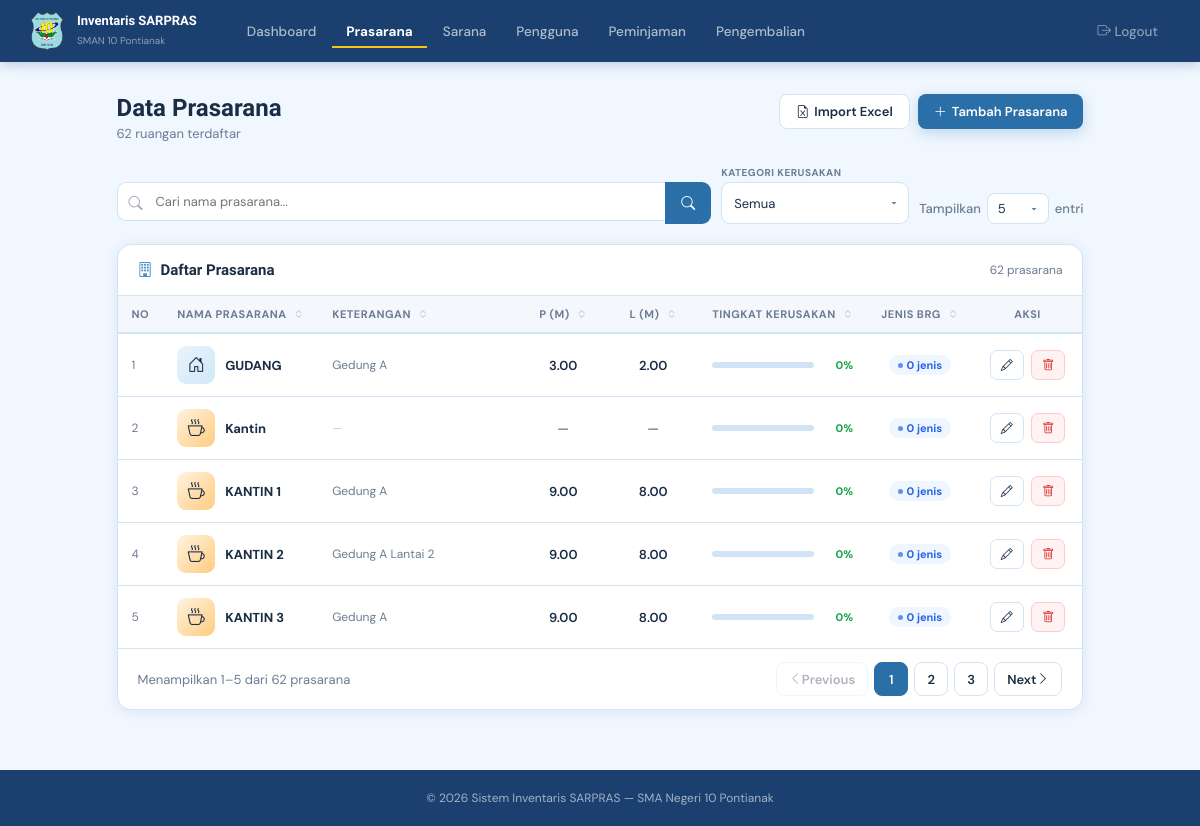
The app's page /admin/ruangan.php (signed in) with its own data.
### tables this page shows
CREATE TABLE `ruangan` (
  `id_ruangan` int NOT NULL,
  `nama_ruangan` varchar(75) NOT NULL,
  `keterangan` text,
  `foto` varchar(255) DEFAULT NULL,
  `panjang` decimal(8,2) DEFAULT NULL,
  `lebar` decimal(8,2) DEFAULT NULL,
  `persentase_kerusakan` decimal(5,2) DEFAULT '0.00'
);

### admin/ruangan.php (the view, shortened to what this page needs)
<?php
require_once "../config/koneksi.php";
$search = isset($_GET['q']) ? trim(mysqli_real_escape_string($conn, $_GET['q'])) : '';
$filter_kerusakan = isset($_GET['kerusakan']) && in_array($_GET['kerusakan'],
    ['baik','ringan','sedang','berat']) ? $_GET['kerusakan'] : '';
$valid_per_page = [5,10,20,25,50,100];
$per_page = isset($_GET['per_page']) && in_array((int)$_GET['per_page'],$valid_per_page) ? (int)$_GET['per_page'] : 5;
$page     = max(1, (int)($_GET['page'] ?? 1));
$where = "WHERE 1=1";
$total       = mysqli_fetch_assoc(mysqli_query($conn,
    "SELECT COUNT(*) as t FROM ruangan r $where"))['t'];
$total_pages = max(1, ceil($total / $per_page));
$page        = min($page, $total_pages);
$offset      = ($page - 1) * $per_page;
$ruangan_q = mysqli_query($conn, "
    SELECT r.id_ruangan, r.nama_ruangan, r.keterangan, r.foto,
           r.panjang, r.lebar, r.persentase_kerusakan,
           COUNT(b.id_barang) as jml_barang,
           COALESCE(SUM(b.jumlah),0) as total_jumlah,
           COALESCE(SUM(b.jumlah_laik),0) as total_laik,
           COALESCE(SUM(b.jumlah_tidak_laik),0) as total_tidak_laik
    FROM ruangan r
    LEFT JOIN barang b ON r.id_ruangan = b.id_ruangan
    $where
    GROUP BY r.id_ruangan, r.nama_ruangan, r.keterangan, r.foto,
             r.panjang, r.lebar, r.persentase_kerusakan
    ORDER BY r.nama_ruangan ASC
    LIMIT $per_page OFFSET $offset
");
$ruangan_list = [];
while ($r = mysqli_fetch_assoc($ruangan_q)) $ruangan_list[] = $r;
$pending_count = mysqli_fetch_assoc(mysqli_query($conn,
    "SELECT COUNT(*) as t FROM pengguna WHERE status='pending'"))['t'];
$pm_menunggu   = mysqli_fetch_assoc(mysqli_query($conn,
    "SELECT COUNT(*) as t FROM peminjaman WHERE status='menunggu'"))['t'];
?>
<!DOCTYPE html>
<html lang="id">
<head>
  <link href="https://cdn.jsdelivr.net/npm/bootstrap-icons@1.11.1/font/bootstrap-icons.css" rel="stylesheet">
</head>
<body>
<nav class="navbar">
  <a href="dashboard.php" class="nav-brand">
    <img src="../assets/logo.png" alt="Logo">
    <div class="nav-brand-text">
      <strong>Inventaris SARPRAS</strong>
      <span>SMAN 10 Pontianak</span>
    </div>
  </a>
  <div class="nav-links">
    <a href="dashboard.php"    class="nav-link">Dashboard</a>
    <a href="ruangan.php"      class="nav-link active">Prasarana</a>
    <a href="barang.php"       class="nav-link">Sarana</a>
    <a href="pengguna.php"     class="nav-link">
      Pengguna<?php if ($pending_count > 0): ?><span class="nav-badge"><?= $pending_count ?></span><?php endif; ?>
    </a>
    <a href="peminjaman.php"   class="nav-link">
      Peminjaman<?php if ($pm_menunggu > 0): ?><span class="nav-badge"><?= $pm_menunggu ?></span><?php endif; ?>
    </a>
    <a href="pengembalian.php" class="nav-link">Pengembalian</a>
    <a href="../auth/logout.php" class="nav-link logout"><i class="bi bi-box-arrow-right"></i> Logout</a>
  </div>
</nav>
<div class="page-wrapper">
  <div class="page-header">
    <div>
      <div class="page-title">Data Prasarana</div>
      <div class="page-sub"><?= $total ?> ruangan terdaftar</div>
    </div>
    <div style="display:flex;gap:8px;flex-wrap:wrap;">
      <button class="btn btn-secondary" onclick="openImportModal()">
        <i class="bi bi-file-earmark-excel"></i> Import Excel
      </button>
      <button class="btn btn-primary" onclick="openAddModal()">
        <i class="bi bi-plus-lg"></i> Tambah Prasarana
      </button>
    </div>
  </div>
  <div class="toolbar">
    <form method="GET" id="searchFormRuangan" style="display:flex;gap:0;flex:1;min-width:200px;">
      <div class="search-wrap-inner">
        <input type="text" name="q" id="searchInputRuangan" class="search-input"
               placeholder="Cari nama prasarana..."
               value="<?= htmlspecialchars($search) ?>">
      </div>
      <button type="submit" class="btn-search"><i class="bi bi-search"></i></button>
    </form>
    <form method="GET" id="filterFormRuangan" style="display:contents;">
      <div class="filter-group">
        <span class="filter-label">Kategori Kerusakan</span>
        <select name="kerusakan" class="filter-select" onchange="this.form.submit()">
          <option value="">Semua</option>
        </select>
      </div>
      <div style="margin-left:auto;display:flex;align-items:center;gap:6px;align-self:flex-end;">
        <span class="show-entries-label">Tampilkan</span>
        <select class="show-entries-select" name="per_page" onchange="this.form.submit()">
          <option value="5"   <?= $per_page==5?'selected':'' ?>>5</option>
        </select>
        <span class="show-entries-label">entri</span>
      </div>
    </form>
  </div>
  <div class="card">
    <div class="card-header">
      <div class="card-title"><i class="bi bi-building"></i> Daftar Prasarana</div>
      <span style="font-size:12px;color:var(--muted);"><?= number_format($total) ?> prasarana</span>
    </div>
    <div class="table-wrap">
      <table class="inv-table" id="ruanganTable">
        <thead>
          <tr>
            <th style="width:44px;">No</th>
            <th onclick="sortTable(1)" id="th1">Nama Prasarana <span class="sort-icon bi bi-chevron-expand"></span></th>
            <th onclick="sortTable(2)" id="th2" style="width:200px;">Keterangan <span class="sort-icon bi bi-chevron-expand"></span></th>
            <th onclick="sortTable(3)" id="th3" style="width:90px;text-align:center;">P (m) <span class="sort-icon bi bi-chevron-expand"></span></th>
            <th onclick="sortTable(4)" id="th4" style="width:90px;text-align:center;">L (m) <span class="sort-icon bi bi-chevron-expand"></span></th>
            <th onclick="sortTable(5)" id="th5" style="width:160px;">Tingkat Kerusakan <span class="sort-icon bi bi-chevron-expand"></span></th>
            <th onclick="sortTable(7)" id="th7" style="width:100px;text-align:center;">Jenis Brg <span class="sort-icon bi bi-chevron-expand"></span></th>
            <th style="width:110px;text-align:center;">Aksi</th>
          </tr>
        </thead>
        <tbody>
          <?php foreach ($ruangan_list as $i => $room):
            $nm = strtolower($room['nama_ruangan']);
            if      (str_contains($nm,'perpustakaan'))                        { $ikon='<i class="bi bi-book"></i>'; $grad='135deg,#FFF8E1,#FFE082'; }
            elseif  (str_contains($nm,'laborator'))                           { $ikon='<i class="bi bi-activity"></i>'; $grad='135deg,#E8F5E9,#A5D6A7'; }
            elseif  (str_contains($nm,'olahraga')||str_contains($nm,'gym'))   { $ikon='<i class="bi bi-dribbble"></i>'; $grad='135deg,#E3F2FD,#90CAF9'; }
            elseif  (str_contains($nm,'guru'))                                { $ikon='<i class="bi bi-people"></i>'; $grad='135deg,#F3E5F5,#CE93D8'; }
            elseif  (str_contains($nm,'kepala'))                              { $ikon='<i class="bi bi-bank"></i>'; $grad='135deg,#FBE9E7,#FFAB91'; }
            elseif  (str_contains($nm,'tata usaha')||str_contains($nm,'tu'))  { $ikon='<i class="bi bi-clipboard-data"></i>'; $grad='135deg,#E8EAF6,#9FA8DA'; }
            elseif  (str_contains($nm,'komputer'))                            { $ikon='<i class="bi bi-pc-display"></i>'; $grad='135deg,#E0F7FA,#80DEEA'; }
            elseif  (str_contains($nm,'aula'))                                { $ikon='<i class="bi bi-mic"></i>'; $grad='135deg,#FCE4EC,#F48FB1'; }
            elseif  (str_contains($nm,'kantin'))                              { $ikon='<i class="bi bi-cup-hot"></i>'; $grad='135deg,#FFF3E0,#FFCC80'; }
            elseif  (str_contains($nm,'mushola')||str_contains($nm,'masjid')) { $ikon='<i class="bi bi-moon-stars"></i>'; $grad='135deg,#E8F5E9,#81C784'; }
            elseif  (str_contains($nm,'waka')||str_contains($nm,'wakil'))     { $ikon='<i class="bi bi-building"></i>'; $grad='135deg,#E3F2FD,#64B5F6'; }
            else                                                               { $ikon='<i class="bi bi-house-door"></i>'; $grad='135deg,#EAF3FC,#D0E8F8'; }
            $no = ($page - 1) * $per_page + $i + 1;
            $persen = (float)($room['persentase_kerusakan'] ?? 0);
            if ($persen == 0)       { $rusak_cls='rusak-0';   $bar_color='#16A34A'; }
            elseif ($persen <= 30)  { $rusak_cls='rusak-low'; $bar_color='#D97706'; }
            elseif ($persen <= 45)  { $rusak_cls='rusak-mid'; $bar_color='#EA580C'; }
            else                    { $rusak_cls='rusak-high';$bar_color='#DC2626'; }
            $room_js = htmlspecialchars(json_encode([
              'id'         => $room['id_ruangan'],
              'nama'       => $room['nama_ruangan'],
              'keterangan' => $room['keterangan'] ?? '',
              'foto'       => $room['foto'] ?? '',
              'panjang'    => $room['panjang'] ?? '',
              'lebar'      => $room['lebar'] ?? '',
              'persentase' => $room['persentase_kerusakan'] ?? 0,
            ]), ENT_QUOTES);
          ?>
          <tr onclick="window.location='barang.php?ruangan=<?= $room['id_ruangan'] ?>&nama=<?= urlencode($room['nama_ruangan']) ?>'">
            <td style="color:var(--muted);font-size:12px;"><?= $no ?></td>
            <td>
              <div class="td-room">
                <div class="td-thumb" style="background:linear-gradient(<?= $grad ?>);">
                  <?php if (!empty($room['foto'])): ?>
                    <img src="../assets/ruangan/<?= htmlspecialchars($room['foto']) ?>" alt="">
                  <?php else: ?>
                    <?= $ikon ?>
                  <?php endif; ?>
                </div>
                <div>
                  <div class="td-name"><?= htmlspecialchars($room['nama_ruangan']) ?></div>
                </div>
              </div>
            </td>
            <td>
              <div style="font-size:12px;color:var(--muted);max-width:180px;overflow:hidden;text-overflow:ellipsis;white-space:nowrap;">
                <?= $room['keterangan'] ? htmlspecialchars($room['keterangan']) : '<span style="color:#C0CCE0;">—</span>' ?>
              </div>
            </td>
            <td style="text-align:center;font-weight:600;font-size:13px;"><?= $room['panjang'] ?: '<span style="color:var(--muted);">—</span>' ?></td>
            <td style="text-align:center;font-weight:600;font-size:13px;"><?= $room['lebar']   ?: '<span style="color:var(--muted);">—</span>' ?></td>
            <td>
              <div class="rusak-bar-wrap">
                <div class="rusak-bar-track">
                </div>
                <span class="rusak-pct <?= $rusak_cls ?>"><?= number_format($persen, 0) ?>%</span>
              </div>
            </td>
            <td style="text-align:center;">
              <span class="badge badge-info"><?= $room['jml_barang'] ?> jenis</span>
            </td>
            <td style="text-align:center;" onclick="event.stopPropagation();">
              <button class="btn btn-sm btn-secondary" title="Edit" style="margin-right:4px;"
                      onclick="openEditModal(<?= $room_js ?>)">
                <i class="bi bi-pencil"></i>
              </button>
              <button class="btn btn-sm btn-danger" title="Hapus"
                      onclick="openDeleteModal(<?= $room['id_ruangan'] ?>, '<?= htmlspecialchars(addslashes($room['nama_ruangan'])) ?>')">
                <i class="bi bi-trash"></i>
              </button>
            </td>
          </tr>
          <?php endforeach; ?>
        </tbody>
      </table>
    </div>
    <?php if ($total > 0): ?>
    <div class="table-footer">
      <span>Menampilkan <?= ($page-1)*$per_page+1 ?>–<?= min($page*$per_page,$total) ?> dari <?= number_format($total) ?> prasarana</span>
      <div class="pag-btns">
        <?php $bu = '?'.($search?'q='.urlencode($search).'&':'').($filter_kerusakan?'kerusakan='.$filter_kerusakan.'&':'').($per_page!=5?'per_page='.$per_page.'&':''); ?>
        <a href="<?= $bu ?>page=<?= $page-1 ?>" class="pag-btn pag-btn-text <?= $page<=1?'disabled':'' ?>"><i class="bi bi-chevron-left"></i> Previous</a>
        <?php for ($i = max(1,$page-2); $i <= min($total_pages,$page+2); $i++): ?>
          <a href="<?= $bu ?>page=<?= $i ?>" class="pag-btn <?= $i==$page?'active':'' ?>"><?= $i ?></a>
        <?php endfor; ?>
        <a href="<?= $bu ?>page=<?= $page+1 ?>" class="pag-btn pag-btn-text <?= $page>=$total_pages?'disabled':'' ?>">Next <i class="bi bi-chevron-right"></i></a>
      </div>
    </div>
    <?php endif; ?>
  </div>
</div>
<footer>&copy; <?= date('Y') ?> Sistem Inventaris SARPRAS — SMA Negeri 10 Pontianak</footer>
</body>
</html>

### records on screen
ruangan: no "1", nama_ruangan "GUDANG", keterangan "Gedung A", panjang "3.00", lebar "2.00", persentase_kerusakan "0", jml_barang "0"
ruangan: no "2", nama_ruangan "Kantin", panjang "—", lebar "—", persentase_kerusakan "0", jml_barang "0"
ruangan: no "3", nama_ruangan "KANTIN 1", keterangan "Gedung A", panjang "9.00", lebar "8.00", persentase_kerusakan "0", jml_barang "0"
ruangan: no "4", nama_ruangan "KANTIN 2", keterangan "Gedung A Lantai 2", panjang "9.00", lebar "8.00", persentase_kerusakan "0", jml_barang "0"
ruangan: no "5", nama_ruangan "KANTIN 3", keterangan "Gedung A", panjang "9.00", lebar "8.00", persentase_kerusakan "0", jml_barang "0"

### other values on screen
$total "62"
min($page*$per_page,$total) "5"
